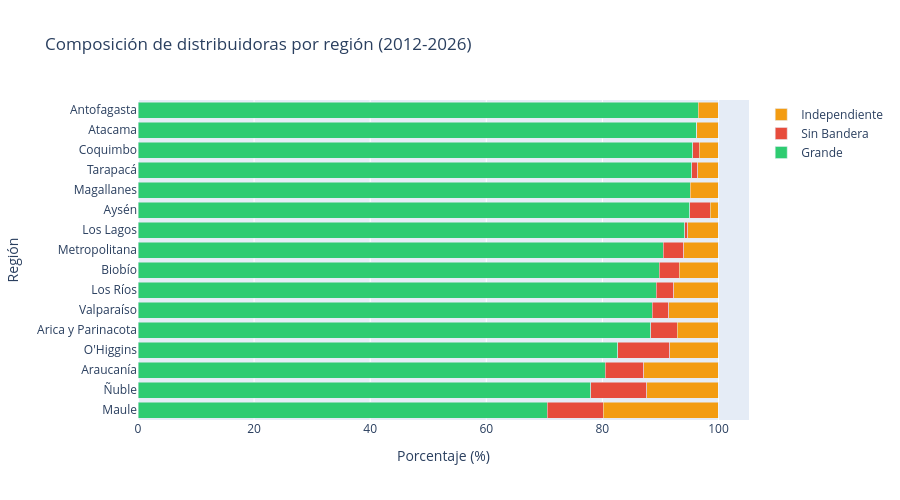

Notebook code for this chart:
### Code cell
composicion = df_filtrado.groupby(['region_limpia', 'tipo_distribuidor']).size().reset_index(name='cantidad')
total_por_region = composicion.groupby('region_limpia')['cantidad'].transform('sum')
composicion['porcentaje'] = composicion['cantidad'] / total_por_region * 100

orden = composicion[composicion['tipo_distribuidor'] == 'Grande'].sort_values('porcentaje', ascending=True)['region_limpia']

fig = go.Figure()

colores = {'Grande': '#2ecc71', 'Sin Bandera': '#e74c3c', 'Independiente': '#f39c12'}

for tipo in ['Grande', 'Sin Bandera', 'Independiente']:
    df_tipo = composicion[composicion['tipo_distribuidor'] == tipo].set_index('region_limpia')
    fig.add_trace(go.Bar(
        y=orden,
        x=[df_tipo.loc[r, 'porcentaje'] if r in df_tipo.index else 0 for r in orden],
        name=tipo,
        orientation='h',
        marker_color=colores[tipo]
    ))

fig.update_layout(
    barmode='stack',
    title='Composición de distribuidoras por región (2012-2026)',
    xaxis_title='Porcentaje (%)',
    yaxis_title='Región',
    height=500
)

fig.show()

### Figure 1 — Plotly figure (JSON) as saved in the notebook; plotly's stock layout.template omitted (floating-point values rounded to 4 significant figures)
{"data": [{"marker": {"color": "#2ecc71"}, "name": "Grande", "orientation": "h", "type": "bar", "x": [70.47, 78.04, 80.48, 82.65, 88.31, 88.56, 89.25, 89.81, 90.45, 94.18, 95.08, 95.16, 95.41, 95.56, 96.3, 96.49], "y": ["Maule", "Ñuble", "Araucanía", "O'Higgins", "Arica y Parinacota", "Valparaíso", "Los Ríos", "Biobío", "Metropolitana", "Los Lagos", "Aysén", "Magallanes", "Tarapacá", "Coquimbo", "Atacama", "Antofagasta"]}, {"marker": {"color": "#e74c3c"}, "name": "Sin Bandera", "orientation": "h", "type": "bar", "x": [9.656, 9.576, 6.637, 8.99, 4.556, 2.904, 3.057, 3.425, 3.614, 0.5605, 3.49, 0, 1, 1.13, 0, 0.06164], "y": ["Maule", "Ñuble", "Araucanía", "O'Higgins", "Arica y Parinacota", "Valparaíso", "Los Ríos", "Biobío", "Metropolitana", "Los Lagos", "Aysén", "Magallanes", "Tarapacá", "Coquimbo", "Atacama", "Antofagasta"]}, {"marker": {"color": "#f39c12"}, "name": "Independiente", "orientation": "h", "type": "bar", "x": [19.88, 12.39, 12.88, 8.363, 7.133, 8.536, 7.69, 6.767, 5.94, 5.258, 1.435, 4.841, 3.59, 3.313, 3.7, 3.452], "y": ["Maule", "Ñuble", "Araucanía", "O'Higgins", "Arica y Parinacota", "Valparaíso", "Los Ríos", "Biobío", "Metropolitana", "Los Lagos", "Aysén", "Magallanes", "Tarapacá", "Coquimbo", "Atacama", "Antofagasta"]}], "layout": {"barmode": "stack", "height": 500, "title": {"text": "Composición de distribuidoras por región (2012-2026)"}, "xaxis": {"title": {"text": "Porcentaje (%)"}}, "yaxis": {"title": {"text": "Región"}}}}
